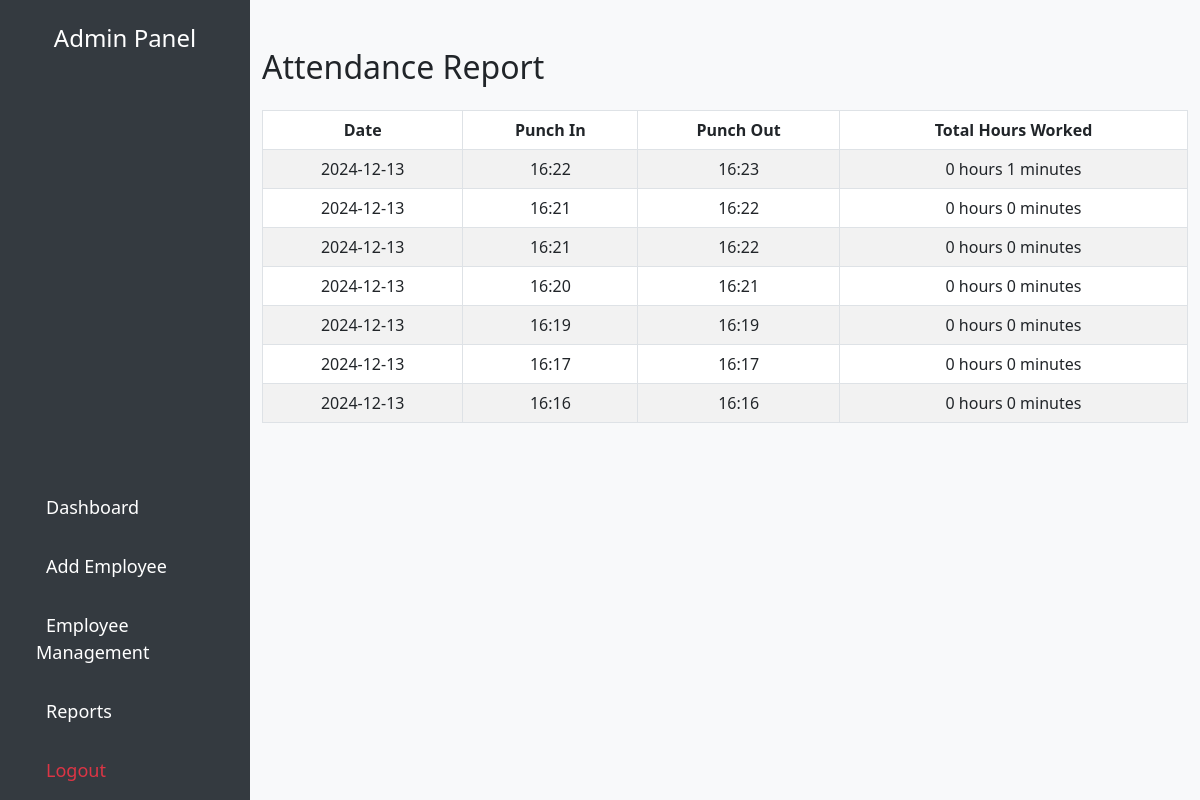
The app's page /employee_report.php?id=3 with its own data.
### tables this page shows
CREATE TABLE `attendance` (
  `id` int(11) NOT NULL,
  `emp_id` int(11) NOT NULL,
  `punch_in_time` datetime NOT NULL,
  `punch_out_time` datetime NOT NULL
);

### employee_report.php (the view, shortened to what this page needs)
<?php
include 'db.php';
include 'admin_menu.php';
if (isset($_GET['id'])) {
    $emp_id = $_GET['id'];
    $result = $conn->query("SELECT e.name, a.punch_in_time, a.punch_out_time
                            FROM attendance a
                            JOIN employees e ON a.emp_id = e.id
                            WHERE a.emp_id = '$emp_id'
                            ORDER BY a.punch_in_time DESC");
}
function calculateHoursWorked($punch_in_time, $punch_out_time) {
    $punch_in = new DateTime($punch_in_time);
    $punch_out = new DateTime($punch_out_time);
    $interval = $punch_in->diff($punch_out);
    return $interval->format('%h hours %i minutes');
}
?>
<!DOCTYPE html>
<html lang="en">
<head>
    <link href="https://cdn.jsdelivr.net/npm/bootstrap@5.3.0-alpha3/dist/css/bootstrap.min.css" rel="stylesheet">
    <link rel="stylesheet" href="styles.css">
</head>
<body class="bg-light">
    <div class="Emp_reports" style="margin-left: 250px;">
        <div class="container my-5">
            <h2 class="mb-4">Attendance Report</h2>
            <table class="table table-striped table-bordered">
                <thead>
                    <tr>
                        <th>Date</th>
                        <th>Punch In</th>
                        <th>Punch Out</th>
                        <th>Total Hours Worked</th>
                    </tr>
                </thead>
                <tbody>
                    <?php while ($row = $result->fetch_assoc()) {
                        $date = new DateTime($row['punch_in_time']);
                        $total_hours = calculateHoursWorked($row['punch_in_time'], $row['punch_out_time']);
                    ?>
                    <tr>
                        <td><?php echo $date->format('Y-m-d'); ?></td>
                        <td><?php echo $date->format('H:i'); ?></td>
                        <td><?php echo (new DateTime($row['punch_out_time']))->format('H:i'); ?></td>
                        <td><?php echo $total_hours; ?></td>
                    </tr>
                    <?php } ?>
                </tbody>
            </table>
        </div>
    </div>
</body>
</html>

### admin_menu.php
<nav class="navbar navbar-expand-lg navbar-light bg-light fixed-left">
    <div class="container-fluid flex-column" style="height: 100vh; width: 250px; background-color: #343a40; color: white;">
        <div class="sidebar-header text-center p-4">
            <h4 class="text-white">Admin Panel</h4>
        </div>
        <ul class="navbar-nav flex-column w-100">
            <li class="nav-item">
                <a class="nav-link text-white py-3 px-4" href="dashboard.php">
                    <i class="bi bi-house-door"></i> Dashboard
                </a>
            </li>
            <li class="nav-item">
                <a class="nav-link text-white py-3 px-4" href="add_employee.php">
                    <i class="bi bi-person-plus"></i> Add Employee
                </a>
            </li>
            <li class="nav-item">
                    <a class="nav-link text-white py-3 px-4" href="employee_management.php">
                    <i class="bi bi-person-plus"></i> Employee Management</a>
                </li>
            <li class="nav-item">
                <a class="nav-link text-white py-3 px-4" href="reports.php">
                    <i class="bi bi-bar-chart-line"></i> Reports
                </a>
            </li>
            <li class="nav-item">
                <a class="nav-link text-danger py-3 px-4" href="logout.php">
                    <i class="bi bi-box-arrow-right"></i> Logout
                </a>
            </li>
        </ul>
    </div>
</nav>

### styles.css (style rules this page uses)
.fixed-left { position: fixed; top: 0; left: 0; height: 100%; z-index: 1000; }
.sidebar-header { background-color: #343a40; }
.navbar-nav .nav-item { width: 100%; }
.navbar-nav .nav-item .nav-link { font-size: 18px; padding: 15px; transition: all 0.3s; }
table { margin-top: 20px; border-radius: 10px; }
th, td { text-align: center; }

### records on screen
attendance: punch_in_time "2024-12-13", punch_in_time "16:22", punch_out_time "16:23", total_hours "0 hours 1 minutes"
attendance: punch_in_time "2024-12-13", punch_in_time "16:21", punch_out_time "16:22", total_hours "0 hours 0 minutes"
attendance: punch_in_time "2024-12-13", punch_in_time "16:21", punch_out_time "16:22", total_hours "0 hours 0 minutes"
attendance: punch_in_time "2024-12-13", punch_in_time "16:20", punch_out_time "16:21", total_hours "0 hours 0 minutes"
attendance: punch_in_time "2024-12-13", punch_in_time "16:19", punch_out_time "16:19", total_hours "0 hours 0 minutes"
attendance: punch_in_time "2024-12-13", punch_in_time "16:17", punch_out_time "16:17", total_hours "0 hours 0 minutes"
attendance: punch_in_time "2024-12-13", punch_in_time "16:16", punch_out_time "16:16", total_hours "0 hours 0 minutes"
